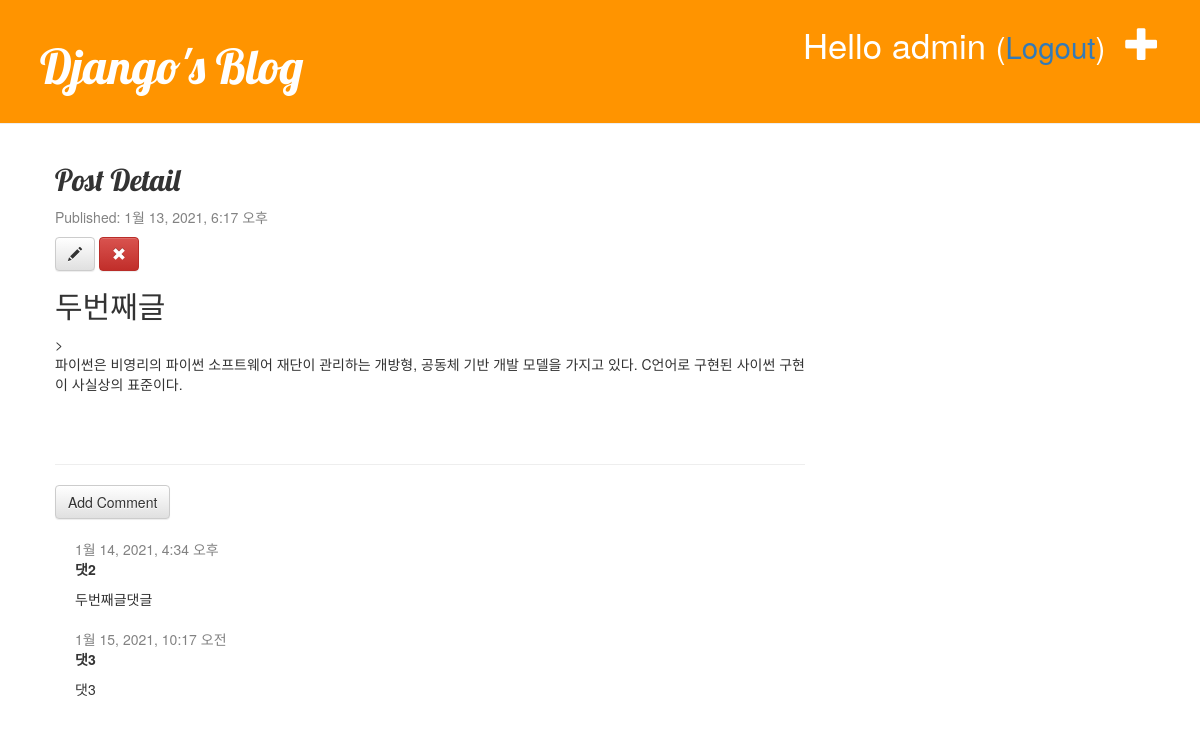
Page /post/2/ (signed in) on the committed database.
### blog/models.py (models this page shows, shortened)
class Post(models.Model):
    author = models.ForeignKey('auth.User', on_delete=models.CASCADE)
    title = models.CharField(max_length = 200, validators=[min_lintgh_3_validator])
    text = models.TextField()
    created_date = models.DateTimeField(default=timezone.now)
    published_date = models.DateTimeField(blank=True, null=True)

class Comment(models.Model):
    post = models.ForeignKey('blog.Post', on_delete=models.CASCADE, related_name='comments')
    author = models.CharField(max_length=100)
    text = models.TextField()
    created_date = models.DateTimeField(default=timezone.now)
    approved_comment = models.BooleanField(default=False)

### blog/views.py (the view)
# urls.py: path('post/<int:pk>/', views.post_detail, name='post_detail'),
def post_detail(request, pk):
    post = get_object_or_404(Post, pk=pk)
    return render(request, 'blog/post_detail.html', {'post': post})

### blog/templates/blog/post_detail.html (shortened to what this page needs)
{% extends 'blog/base.html' %}
{% block content %}
<div class="post">
    <h2>Post Detail</h2>
    {% if post.published_date %}
    <div class="date">
        <p> Published: {{post.published_date}}</p>
    </div>
    {% endif %}
    {% if user.is_authenticated %}
    <a href="{% url 'post_edit' pk=post.pk %}" class="btn btn-default">
        <span class="glyphicon glyphicon-pencil"></span>
    </a>
    <a href="#" onclick="post_remove()" class="btn btn-danger">
        <span class="glyphicon glyphicon-remove"></span>
    </a>
    {% endif %}
    <h2>{{post.title}}</h2>>
    <p>{{post.text| linebreaksbr}}</p>
</div>
<hr>
<a href="{% url 'add_comment_to_post' pk=post.pk %}" class="btn btn-default">Add Comment</a>
{% for comment in post.comments.all %}
    {% if user.is_authenticated %}
    <div class="comment">
        <div class="date">
            {{comment.created_date}}
        </div>
        <strong>{{comment.author}}</strong>
        <p>{{comment.text|linebreaks}}</p>
    </div>
    {% endif %}
{% empty %}
    <p> No comments here yet:  </p>>
{% endfor %}
{% endblock %}

### blog/templates/blog/base.html (shortened to what this page needs)
<!DOCTYPE html>
{% load static %}
<html lang="ko">
<head>
    <link rel="stylesheet" href="https://maxcdn.bootstrapcdn.com/bootstrap/3.3.2/css/bootstrap.min.css">
    <link rel="stylesheet" href="https://maxcdn.bootstrapcdn.com/bootstrap/3.3.2/css/bootstrap-theme.min.css">
    <link rel="stylesheet" href="{% static 'css/blog.css' %}">
</head>
<body>
<div class="page-header">
    {% if user.is_authenticated %}
    <a href="{% url 'post_new' %}" class="top-menu">
        <span class="glyphicon glyphicon-plus"></span>
    </a>
    <p class="top-menu">
        Hello {{user.username}}
        <small>(<a href="{% url 'logout' %}?next={{request.path}}">Logout</a>)</small>
    </p>
    {% else %}
    <a href="{% url 'login' %}" class="top-menu">
        <span class="glyphicon glyphicon-lock"></span>
    </a>
    {% endif %}
    <h1><a href="{% url 'post_list' %}">Django's Blog </a></h1>
</div>
<div class="content container">
    <div class="row">
        <div class="col-md-8">
            {% block content %}
            {% endblock %}
        </div>
    </div>
</div>
</body>
</html>

### blog/static/css/blog.css (style rules this page uses)
.page-header { background-color: #ff9400; margin-top: 0; padding: 20px 20px 20px 40px; }
.page-header h1, .page-header h1 a, .page-header h1 a:visited, .page-header h1 a:active { color: #ffffff; font-size: 36pt; text-decoration: none; }
.content { margin-left: 40px; }
h1, h2, h3, h4 { font-family: 'Lobster', cursive; }
.date { color: #828282; }
.top-menu, .top-menu:hover, .top-menu:visited { color: #ffffff; float: right; font-size: 26pt; margin-right: 20px; }
.post { margin-bottom: 70px; }
.comment { margin: 20px 0px 20px 20px; }

### rows in the picture
Post: published_date "1월 13, 2021, 6:17 오후", title "두번째글", text "파이썬은 비영리의 파이썬 소프트웨어 재단이 관리하는 개방형, 공동체 기반 개발 모델을 가지고 있다. C언어로 구현된 사이썬 구현이 사실상의 표준이다."
Comment: created_date "1월 14, 2021, 4:34 오후", author "댓2", text "두번째글댓글"
Comment: created_date "1월 15, 2021, 10:17 오전", author "댓3", text "댓3"

### other values in the picture
{{ user.username }} "admin"
